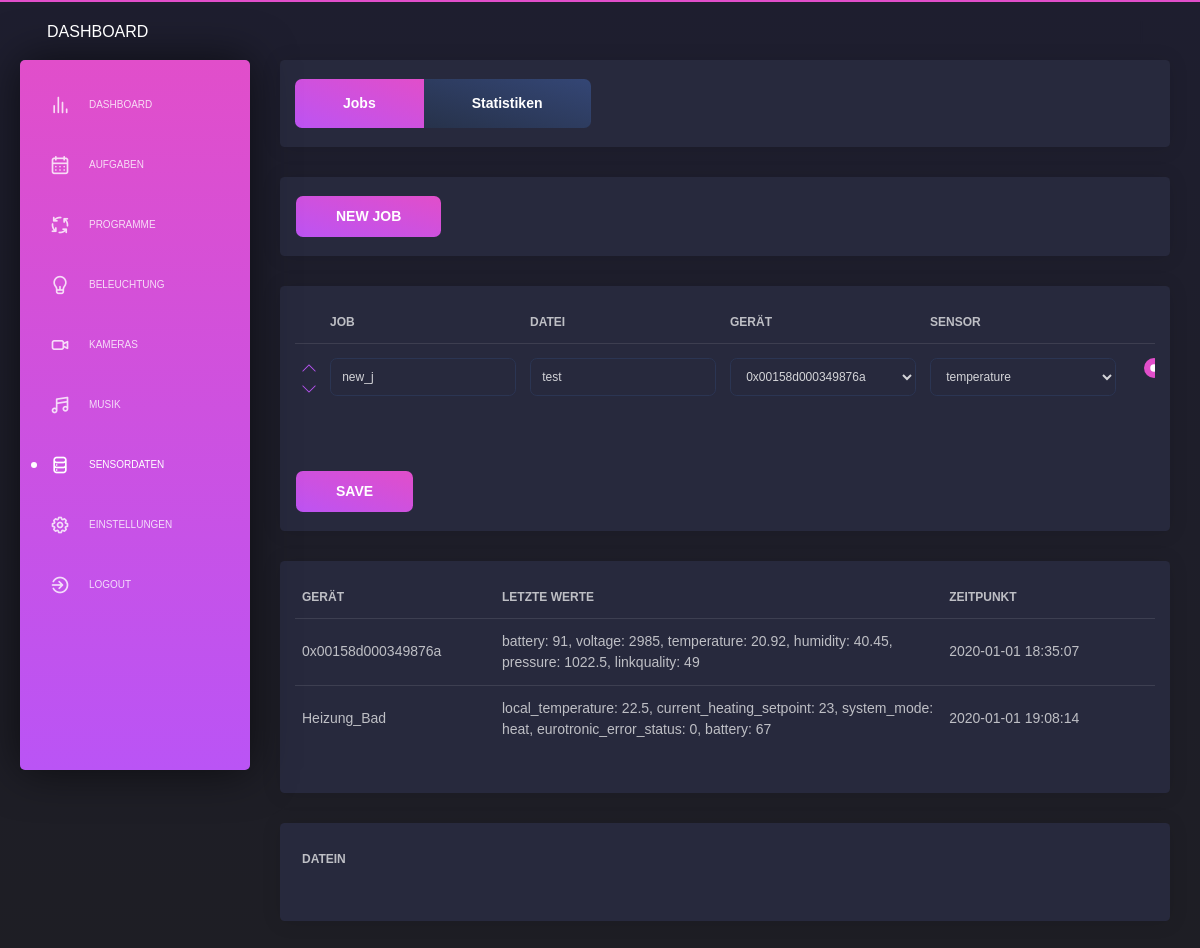
The app's page /sensordata/jobs (signed in), older data.
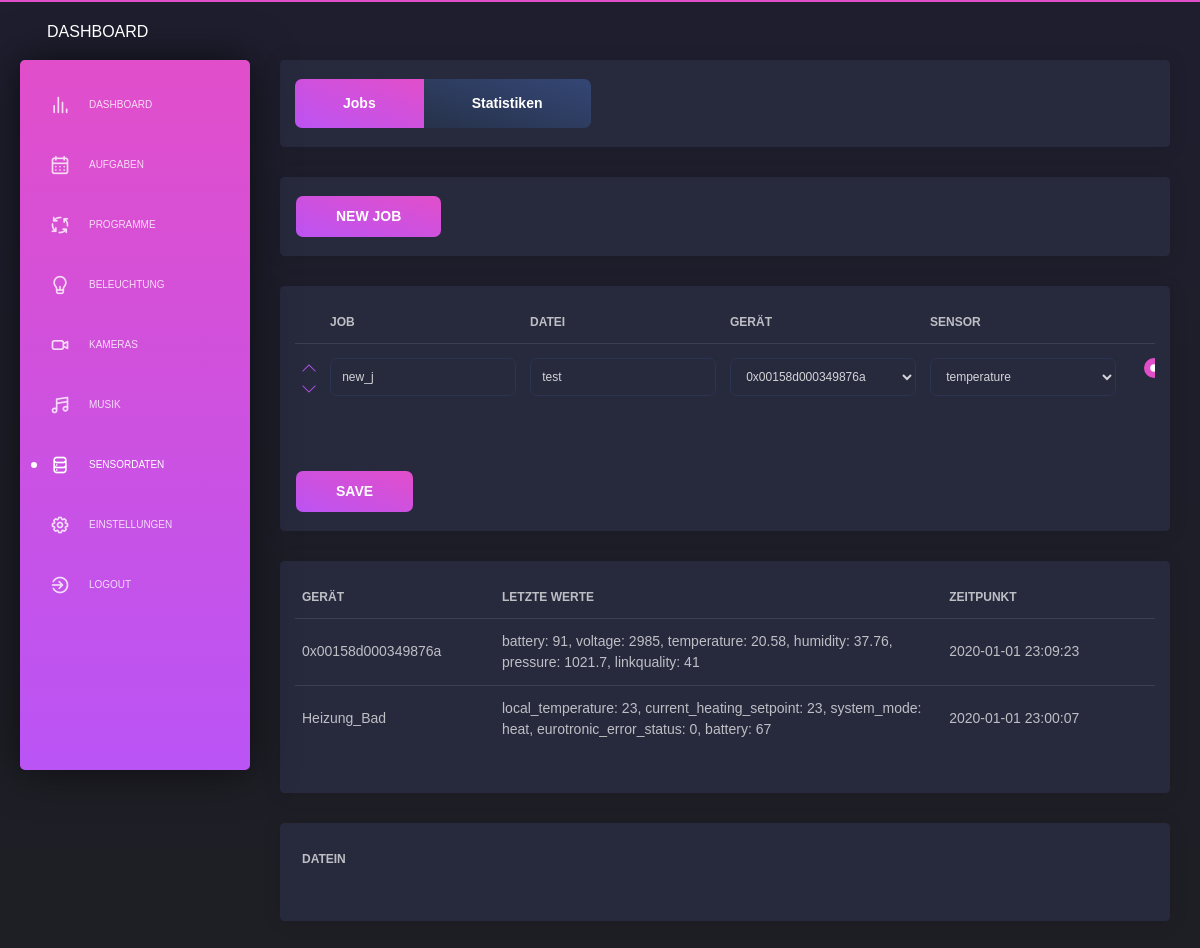
The same page, newer data.
### app/database/models.py (models this page shows)
class Devices(db.Model):
    __tablename__ = 'devices'
    id                            = db.Column(db.Integer, primary_key=True, autoincrement = True)
    name                          = db.Column(db.String(50), unique=True)
    gateway                       = db.Column(db.String(50))
    ieeeAddr                      = db.Column(db.String(50), unique=True)
    model                         = db.Column(db.String(50))
    device_type                   = db.Column(db.String(50))
    description                   = db.Column(db.String(200))
    input_values                  = db.Column(db.String(200))
    input_events                  = db.Column(db.String(200))
    commands                      = db.Column(db.String(200))
    commands_json                 = db.Column(db.String(200))
    last_contact                  = db.Column(db.String(50))
    last_values_json              = db.Column(db.String(200))
    last_values_string            = db.Column(db.String(200))
    exception_option              = db.Column(db.String(50), server_default=("None"))
    exception_setting             = db.Column(db.String(50), server_default=("None"))
    exception_sensor_ieeeAddr     = db.Column(db.String(50), server_default=("None"))
    exception_sensor_input_values = db.Column(db.String(50), server_default=("None"))
    exception_value_1             = db.Column(db.String(50), server_default=("None"))
    exception_value_2             = db.Column(db.String(50), server_default=("None"))
    exception_value_3             = db.Column(db.String(50), server_default=("None"))

### app/sites/sensordata_jobs.py (the view, shortened to what this page needs)
@app.route('/sensordata/jobs', methods=['GET', 'POST'])
@login_required
@permission_required
def sensordata_jobs():
    success_message_change_settings = []
    error_message_change_settings   = []
    success_message_add_job         = False
    error_message_add_job           = []
    error_message_datafile          = ""
    page_title = 'Icons - Flask Dark Dashboard | AppSeed App Generator'
    page_description = 'Open-Source Flask Dark Dashboard, the icons page.'
    if session.get('delete_job_success', None) != None:
        success_message_change_settings.append(session.get('delete_job_success'))
        session['delete_job_success'] = None
    if session.get('delete_job_error', None) != None:
        error_message_change_settings.append(session.get('delete_job_error'))
        session['delete_job_error'] = None
    if session.get('error_download_datafile', None) != None:
        error_message_datafile = session.get('error_download_datafile')
        session['error_download_datafile'] = None
    """ ######### """
    """  add job  """
    """ ######### """
    if request.form.get("add_sensordata_job") != None:
        result = ADD_SENSORDATA_JOB()
        if result != True:
            error_message_add_job.append(result)
        else:
            success_message_add_job = True
    """ ############ """
    """  table jobs  """
    """ ############ """
    list_sensordata_jobs  = GET_ALL_SENSORDATA_JOBS()
    dropdown_list_devices = GET_ALL_DEVICES("sensors")
    list_sensordata_files = GET_SENSORDATA_FILES()
    list_sensors          = GET_ALL_DEVICES("sensors")
    data = {'navigation': 'sensordata'}
    timestamp = str(datetime.datetime.now().strftime("%Y-%m-%d %H:%M:%S"))
    try:
        device_1_input_values = "Sensor,------------------," + GET_DEVICE_BY_ID(1).input_values
        device_1_input_values = device_1_input_values.replace(" ", "")
    except:
        device_1_input_values = ""
    try:
        device_2_input_values = "Sensor,------------------," + GET_DEVICE_BY_ID(2).input_values
        device_2_input_values = device_2_input_values.replace(" ", "")
    except:
        device_2_input_values = ""
    try:
        device_3_input_values = "Sensor,------------------," + GET_DEVICE_BY_ID(3).input_values
        device_3_input_values = device_3_input_values.replace(" ", "")
    except:
        device_3_input_values = ""
    try:
        device_4_input_values = "Sensor,------------------," + GET_DEVICE_BY_ID(4).input_values
        device_4_input_values = device_4_input_values.replace(" ", "")
    except:
        device_4_input_values = ""
    try:
        device_5_input_values = "Sensor,------------------," + GET_DEVICE_BY_ID(5).input_values
        device_5_input_values = device_5_input_values.replace(" ", "")
    except:
        device_5_input_values = ""
    try:
        device_6_input_values = "Sensor,------------------," + GET_DEVICE_BY_ID(6).input_values
        device_6_input_values = device_6_input_values.replace(" ", "")
    except:
        device_6_input_values = ""
    try:
        device_7_input_values = "Sensor,------------------," + GET_DEVICE_BY_ID(7).input_values
        device_7_input_values = device_7_input_values.replace(" ", "")
    except:
        device_7_input_values = ""
    try:
        device_8_input_values = "Sensor,------------------," + GET_DEVICE_BY_ID(8).input_values
        device_8_input_values = device_8_input_values.replace(" ", "")
    except:
        device_8_input_values = ""
    try:
        device_9_input_values = "Sensor,------------------," + GET_DEVICE_BY_ID(9).input_values
        device_9_input_values = device_9_input_values.replace(" ", "")
    except:
        device_9_input_values = ""
    try:
        device_10_input_values = "Sensor,------------------," + GET_DEVICE_BY_ID(10).input_values
        device_10_input_values = device_10_input_values.replace(" ", "")
    except:
        device_10_input_values = ""
    try:
        device_11_input_values = "Sensor,------------------," + GET_DEVICE_BY_ID(11).input_values
        device_11_input_values = device_11_input_values.replace(" ", "")
    except:
        device_11_input_values = ""
    try:
        device_12_input_values = "Sensor,------------------," + GET_DEVICE_BY_ID(12).input_values
        device_12_input_values = device_12_input_values.replace(" ", "")
    except:
        device_12_input_values = ""
    try:
        device_13_input_values = "Sensor,------------------," + GET_DEVICE_BY_ID(13).input_values
        device_13_input_values = device_13_input_values.replace(" ", "")
    except:
        device_13_input_values = ""
    try:
        device_14_input_values = "Sensor,------------------," + GET_DEVICE_BY_ID(14).input_values
        device_14_input_values = device_14_input_values.replace(" ", "")
    except:
        device_14_input_values = ""
    try:
        device_15_input_values = "Sensor,------------------," + GET_DEVICE_BY_ID(15).input_values
        device_15_input_values = device_15_input_values.replace(" ", "")
    except:
        device_15_input_values = ""
    try:
        device_16_input_values = "Sensor,------------------," + GET_DEVICE_BY_ID(16).input_values
        device_16_input_values = device_16_input_values.replace(" ", "")
    except:
        device_16_input_values = ""
    try:
        device_17_input_values = "Sensor,------------------," + GET_DEVICE_BY_ID(17).input_values
        device_17_input_values = device_17_input_values.replace(" ", "")
    except:
        device_17_input_values = ""
    try:
        device_18_input_values = "Sensor,------------------," + GET_DEVICE_BY_ID(18).input_values
        device_18_input_values = device_18_input_values.replace(" ", "")
    except:
        device_18_input_values = ""
    try:
        device_19_input_values = "Sensor,------------------," + GET_DEVICE_BY_ID(19).input_values
        device_19_input_values = device_19_input_values.replace(" ", "")
    except:
        device_19_input_values = ""
    try:
        device_20_input_values = "Sensor,------------------," + GET_DEVICE_BY_ID(20).input_values
        device_20_input_values = device_20_input_values.replace(" ", "")
    except:
        device_20_input_values = ""
    try:
        device_21_input_values = "Sensor,------------------," + GET_DEVICE_BY_ID(21).input_values
        device_21_input_values = device_21_input_values.replace(" ", "")
    except:
        device_21_input_values = ""
    try:
        device_22_input_values = "Sensor,------------------," + GET_DEVICE_BY_ID(22).input_values
        device_22_input_values = device_22_input_values.replace(" ", "")
    except:
        device_22_input_values = ""
    try:
        device_23_input_values = "Sensor,------------------," + GET_DEVICE_BY_ID(23).input_values
        device_23_input_values = device_23_input_values.replace(" ", "")
    except:
        device_23_input_values = ""
    try:
        device_24_input_values = "Sensor,------------------," + GET_DEVICE_BY_ID(24).input_values
        device_24_input_values = device_24_input_values.replace(" ", "")
    except:
        device_24_input_values = ""
    try:
        device_25_input_values = "Sensor,------------------," + GET_DEVICE_BY_ID(25).input_values
        device_25_input_values = device_25_input_values.replace(" ", "")
    except:
        device_25_input_values = ""
    return render_template('layouts/default.html',
                            data=data,
                            content=render_template( 'pages/sensordata_jobs.html',
                                                    success_message_change_settings=success_message_change_settings,
                                                    error_message_change_settings=error_message_change_settings,
                                                    success_message_add_job=success_message_add_job,
                                                    error_message_add_job=error_message_add_job,
                                                    error_message_datafile=error_message_datafile,
                                                    list_sensordata_jobs=list_sensordata_jobs,
                                                    dropdown_list_devices=dropdown_list_devices,
                                                    list_sensordata_files=list_sensordata_files,
                                                    list_sensors=list_sensors,
                                                    device_1_input_values=device_1_input_values,
                                                    device_2_input_values=device_2_input_values,
                                                    device_3_input_values=device_3_input_values,
                                                    device_4_input_values=device_4_input_values,
                                                    device_5_input_values=device_5_input_values,
                                                    device_6_input_values=device_6_input_values,
                                                    device_7_input_values=device_7_input_values,
                                                    device_8_input_values=device_8_input_values,
                                                    device_9_input_values=device_9_input_values,
                                                    device_10_input_values=device_10_input_values,
                                                    device_11_input_values=device_11_input_values,
                                                    device_12_input_values=device_12_input_values,
                                                    device_13_input_values=device_13_input_values,
                                                    device_14_input_values=device_14_input_values,
                                                    device_15_input_values=device_15_input_values,
                                                    device_16_input_values=device_16_input_values,
                                                    device_17_input_values=device_17_input_values,
                                                    device_18_input_values=device_18_input_values,
                                                    device_19_input_values=device_19_input_values,
                                                    device_20_input_values=device_20_input_values,
                                                    device_21_input_values=device_21_input_values,
                                                    device_22_input_values=device_22_input_values,
                                                    device_23_input_values=device_23_input_values,
                                                    device_24_input_values=device_24_input_values,
                                                    device_25_input_values=device_25_input_values,
                                                    timestamp=timestamp,
                                                    )
                           )

### app/backend/file_management.py (called while the page is built)
def GET_SENSORDATA_FILES():
    file_list = []
    for files in os.walk(PATH + "/data/csv/"):
        file_list.append(files)
    if file_list == []:
        return ""
    else:
        return file_list[0][2]

### app/database/models.py (called while the page is built)
def GET_DEVICE_BY_ID(id):
    return Devices.query.filter_by(id=id).first()

def GET_ALL_SENSORDATA_JOBS():
    return Sensordata_Jobs.query.all()

def GET_USER_BY_ID(id):
    return User.query.get(int(id))

### app/sites/index.py (called while the page is built)
@login_manager.user_loader
def load_user(user_id):
    return GET_USER_BY_ID(user_id)

### app/sites/sensordata_jobs.py (called while the page is built)
def permission_required(f):
    @wraps(f)
    def wrap(*args, **kwargs):
        try:
            if current_user.role == "user" or current_user.role == "administrator":
                return f(*args, **kwargs)
            else:
                return redirect(url_for('logout'))
        except Exception as e:
            print(e)
            return redirect(url_for('logout'))
    return wrap

### app/templates/pages/sensordata_jobs.html (shortened to what the changed rows need)
      <div class="content">
        <div class="row">
          <div class="col-md-12">
            <div class="card ">
              <form method="POST">
                <div class="card-body">
                  <div class="table-responsive">
                    <table class="table tablesorter">
                      <thead>
                        <th scope="col" style="width:3%"></th>
                        <th scope="col" style="width:18%" class="minwidth_200">Job</th>
                        <th scope="col" style="width:18%" class="minwidth_200">Datei</th>
                        <th scope="col" style="width:18%" class="minwidth_200">Gerät</th>
                        <th scope="col" style="width:18%" class="minwidth_200">Sensor</th>
                        <th></th>
                        <th scope="col" style="width:15%" class="minwidth_100"></th>
                      </thead>
                    </table>
                  </div>
                </div>
              </form>
            </div>
            <div class="card ">
              <div class="card-body">
                <div class="table-responsive">
                  <table class="table tablesorter">
                    <thead>
                      <th scope="col" style="width:20%" class="minwidth_200">Gerät</th>
                      <th scope="col" style="width:55%" class="minwidth_300">Letzte Werte</th>
                      <th scope="col" style="width:25%" class="minwidth_200">Zeitpunkt</th>
                    </thead>
                    <tbody>
                      {% for entry in list_sensors %}
                      <tr>
                        <td>
                          {{ entry.name }}
                        </td>
                        <td>
                          {{ entry.last_values_string }}
                        </td>
                        <td>
                          {{ entry.last_contact }}
                        </td>
                      </tr>
                      {% endfor %}
                    </tbody>
                  </table>
                </div>
              </div>
            </div>
            <div class="card ">
              <div class="card-body">
                {% if list_plants_datafiles != "No Files founded" %}
                  <div class="table-responsive">
                    <table class="table tablesorter">
                      <thead>
                        <th scope="col" style="width:77%" class="minwidth_200">Datein</th>
                        <th scope="col" style="width:10%"></th>
                        <th scope="col" style="width:10%"></th>
                      </thead>
                    </table>
                  </div>
                {% else %}
                  {{ list_sensordata_files }}
                {% endif %}
              </div>
            </div>
          </div>
        </div>
      </div>

Row changes from the older to the newer data that the page shows:
changed Devices: last_values_string "battery: 91, voltage: 2985, temperature: 20.92, humidity: 40.45, pressure: 1022.5, linkquality: 49" → "battery: 91, voltage: 2985, temperature: 20.58, humidity: 37.76, pressure: 1021.7, linkquality: 41"; last_contact "2020-01-01 18:35:07" → "2020-01-01 23:09:23"
changed Devices "Heizung_Bad": last_values_string "local_temperature: 22.5, current_heating_setpoint: 23, system_mode: heat, eurotronic_error_status: 0, battery: 67" → "local_temperature: 23, current_heating_setpoint: 23, system_mode: heat, eurotronic_error_status: 0, battery: 67"; last_contact "2020-01-01 19:08:14" → "2020-01-01 23:00:07"
